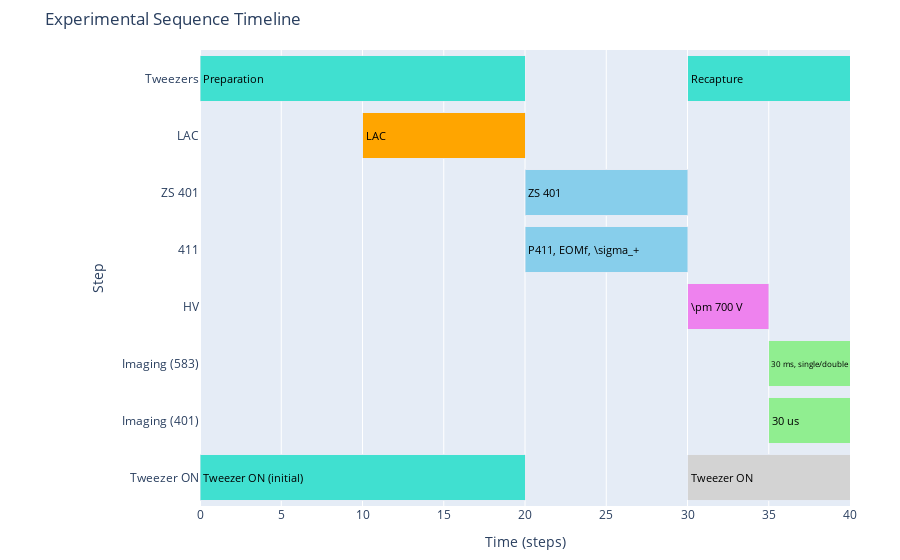

Here is the notebook cell this chart was saved with:
### Code cell
# default colors
steps = [
    dict(name="Tweezer ON", start=0, duration=20, group="Prep", label="Tweezer ON (initial)"),
    dict(name="Tweezer ON", start=30, duration=10),  # group and label are omitted
    dict(name="LAC", start=10, duration=10, group="Control"),
    dict(name="ZS 401", start=20, duration=10, group="Manipulation", label="ZS 401"),
    # more steps...
]

default_color = "lightgray"  # fallback if group or color missing

for step in steps:
    group = step.get("group", "Other")  # fallback group
    label = step.get("label", step["name"])
    color = colors.get(group, default_color)

    fig.add_trace(go.Bar(
        x=[step["duration"]],
        y=[step["name"]],
        base=step["start"],
        orientation='h',
        marker=dict(color=color),
        name=group,
        hovertemplate=f"{step['name']}<br>Start: {step['start']} ms<br>Duration: {step['duration']} ms<br>Group: {group}<extra></extra>",
        text=label,
        textposition="inside",
        insidetextanchor="start",
        textfont=dict(color="black", size=11)
    ))

# Layout customization
fig.update_layout(
    title="Experimental Sequence Timeline",
    xaxis=dict(title="Time (steps)", range=[0, 40]),
    yaxis=dict(title="Step", autorange="reversed"),
    barmode='stack',
    showlegend=False,
    height=500,
    margin=dict(l=200, r=50, t=50, b=50),
)

fig.show()

### Figure 1 — Plotly figure (JSON) as saved in the notebook; plotly's stock layout.template omitted (floating-point values rounded to 4 significant figures)
{"data": [{"base": 0, "hovertemplate": "Tweezers<br>Start: 0 ms<br>Duration: 20 ms<br>Group: Prep<extra></extra>", "insidetextanchor": "start", "marker": {"color": "turquoise"}, "name": "Prep", "orientation": "h", "text": "Preparation", "textfont": {"color": "black", "size": 11}, "textposition": "inside", "type": "bar", "x": [20], "y": ["Tweezers"]}, {"base": 30, "hovertemplate": "Tweezers<br>Start: 30 ms<br>Duration: 10 ms<br>Group: Prep<extra></extra>", "insidetextanchor": "start", "marker": {"color": "turquoise"}, "name": "Prep", "orientation": "h", "text": "Recapture", "textfont": {"color": "black", "size": 11}, "textposition": "inside", "type": "bar", "x": [10], "y": ["Tweezers"]}, {"base": 10, "hovertemplate": "LAC<br>Start: 10 ms<br>Duration: 10 ms<br>Group: Control<extra></extra>", "insidetextanchor": "start", "marker": {"color": "orange"}, "name": "Control", "orientation": "h", "text": "t=30 ms", "textfont": {"color": "black", "size": 11}, "textposition": "inside", "type": "bar", "x": [10], "y": ["LAC"]}, {"base": 20, "hovertemplate": "ZS 401<br>Start: 20 ms<br>Duration: 10 ms<br>Group: Manipulation<extra></extra>", "insidetextanchor": "start", "marker": {"color": "skyblue"}, "name": "Manipulation", "orientation": "h", "text": "P401, ZS?, \\sigma_-", "textfont": {"color": "black", "size": 11}, "textposition": "inside", "type": "bar", "x": [10], "y": ["ZS 401"]}, {"base": 20, "hovertemplate": "411<br>Start: 20 ms<br>Duration: 10 ms<br>Group: Manipulation<extra></extra>", "insidetextanchor": "start", "marker": {"color": "skyblue"}, "name": "Manipulation", "orientation": "h", "text": "P411, EOMf, \\sigma_+", "textfont": {"color": "black", "size": 11}, "textposition": "inside", "type": "bar", "x": [10], "y": ["411"]}, {"base": 30, "hovertemplate": "HV<br>Start: 30 ms<br>Duration: 5 ms<br>Group: Optional<extra></extra>", "insidetextanchor": "start", "marker": {"color": "violet"}, "name": "Optional", "orientation": "h", "text": "\\pm 700 V", "textfont": {"color": "black", "size": 11}, "textposition": "inside", "type": "bar", "x": [5], "y": ["HV"]}, {"base": 35.01, "hovertemplate": "Imaging (583)<br>Start: 35.005 ms<br>Duration: 5 ms<br>Group: Readout<extra></extra>", "insidetextanchor": "start", "marker": {"color": "lightgreen"}, "name": "Readout", "orientation": "h", "text": "30 ms, single/double", "textfont": {"color": "black", "size": 11}, "textposition": "inside", "type": "bar", "x": [5], "y": ["Imaging (583)"]}, {"base": 35.01, "hovertemplate": "Imaging (401)<br>Start: 35.005 ms<br>Duration: 5 ms<br>Group: Readout<extra></extra>", "insidetextanchor": "start", "marker": {"color": "lightgreen"}, "name": "Readout", "orientation": "h", "text": "30 us", "textfont": {"color": "black", "size": 11}, "textposition": "inside", "type": "bar", "x": [5], "y": ["Imaging (401)"]}, {"base": 0, "hovertemplate": "Tweezer ON<br>Start: 0 ms<br>Duration: 20 ms<br>Group: Prep<extra></extra>", "insidetextanchor": "start", "marker": {"color": "turquoise"}, "name": "Prep", "orientation": "h", "text": "Tweezer ON (initial)", "textfont": {"color": "black", "size": 11}, "textposition": "inside", "type": "bar", "x": [20], "y": ["Tweezer ON"]}, {"base": 30, "hovertemplate": "Tweezer ON<br>Start: 30 ms<br>Duration: 10 ms<br>Group: Other<extra></extra>", "insidetextanchor": "start", "marker": {"color": "lightgray"}, "name": "Other", "orientation": "h", "text": "Tweezer ON", "textfont": {"color": "black", "size": 11}, "textposition": "inside", "type": "bar", "x": [10], "y": ["Tweezer ON"]}, {"base": 10, "hovertemplate": "LAC<br>Start: 10 ms<br>Duration: 10 ms<br>Group: Control<extra></extra>", "insidetextanchor": "start", "marker": {"color": "orange"}, "name": "Control", "orientation": "h", "text": "LAC", "textfont": {"color": "black", "size": 11}, "textposition": "inside", "type": "bar", "x": [10], "y": ["LAC"]}, {"base": 20, "hovertemplate": "ZS 401<br>Start: 20 ms<br>Duration: 10 ms<br>Group: Manipulation<extra></extra>", "insidetextanchor": "start", "marker": {"color": "skyblue"}, "name": "Manipulation", "orientation": "h", "text": "ZS 401", "textfont": {"color": "black", "size": 11}, "textposition": "inside", "type": "bar", "x": [10], "y": ["ZS 401"]}, {"base": 0, "hovertemplate": "Tweezer ON<br>Start: 0 ms<br>Duration: 20 ms<br>Group: Prep<extra></extra>", "insidetextanchor": "start", "marker": {"color": "turquoise"}, "name": "Prep", "orientation": "h", "text": "Tweezer ON (initial)", "textfont": {"color": "black", "size": 11}, "textposition": "inside", "type": "bar", "x": [20], "y": ["Tweezer ON"]}, {"base": 30, "hovertemplate": "Tweezer ON<br>Start: 30 ms<br>Duration: 10 ms<br>Group: Other<extra></extra>", "insidetextanchor": "start", "marker": {"color": "lightgray"}, "name": "Other", "orientation": "h", "text": "Tweezer ON", "textfont": {"color": "black", "size": 11}, "textposition": "inside", "type": "bar", "x": [10], "y": ["Tweezer ON"]}, {"base": 10, "hovertemplate": "LAC<br>Start: 10 ms<br>Duration: 10 ms<br>Group: Control<extra></extra>", "insidetextanchor": "start", "marker": {"color": "orange"}, "name": "Control", "orientation": "h", "text": "LAC", "textfont": {"color": "black", "size": 11}, "textposition": "inside", "type": "bar", "x": [10], "y": ["LAC"]}, {"base": 20, "hovertemplate": "ZS 401<br>Start: 20 ms<br>Duration: 10 ms<br>Group: Manipulation<extra></extra>", "insidetextanchor": "start", "marker": {"color": "skyblue"}, "name": "Manipulation", "orientation": "h", "text": "ZS 401", "textfont": {"color": "black", "size": 11}, "textposition": "inside", "type": "bar", "x": [10], "y": ["ZS 401"]}, {"base": 0, "hovertemplate": "Tweezer ON<br>Start: 0 ms<br>Duration: 20 ms<br>Group: Prep<extra></extra>", "insidetextanchor": "start", "marker": {"color": "turquoise"}, "name": "Prep", "orientation": "h", "text": "Tweezer ON (initial)", "textfont": {"color": "black", "size": 11}, "textposition": "inside", "type": "bar", "x": [20], "y": ["Tweezer ON"]}, {"base": 30, "hovertemplate": "Tweezer ON<br>Start: 30 ms<br>Duration: 10 ms<br>Group: Other<extra></extra>", "insidetextanchor": "start", "marker": {"color": "lightgray"}, "name": "Other", "orientation": "h", "text": "Tweezer ON", "textfont": {"color": "black", "size": 11}, "textposition": "inside", "type": "bar", "x": [10], "y": ["Tweezer ON"]}, {"base": 10, "hovertemplate": "LAC<br>Start: 10 ms<br>Duration: 10 ms<br>Group: Control<extra></extra>", "insidetextanchor": "start", "marker": {"color": "orange"}, "name": "Control", "orientation": "h", "text": "LAC", "textfont": {"color": "black", "size": 11}, "textposition": "inside", "type": "bar", "x": [10], "y": ["LAC"]}, {"base": 20, "hovertemplate": "ZS 401<br>Start: 20 ms<br>Duration: 10 ms<br>Group: Manipulation<extra></extra>", "insidetextanchor": "start", "marker": {"color": "skyblue"}, "name": "Manipulation", "orientation": "h", "text": "ZS 401", "textfont": {"color": "black", "size": 11}, "textposition": "inside", "type": "bar", "x": [10], "y": ["ZS 401"]}], "layout": {"autosize": true, "barmode": "stack", "margin": {"b": 50, "l": 200, "r": 50, "t": 50}, "showlegend": false, "title": {"text": "Experimental Sequence Timeline"}, "xaxis": {"range": [0, 40], "title": {"text": "Time (steps)"}, "type": "linear"}, "yaxis": {"autorange": true, "range": [7.5, -0.5], "title": {"text": "Step"}, "type": "category"}}}
